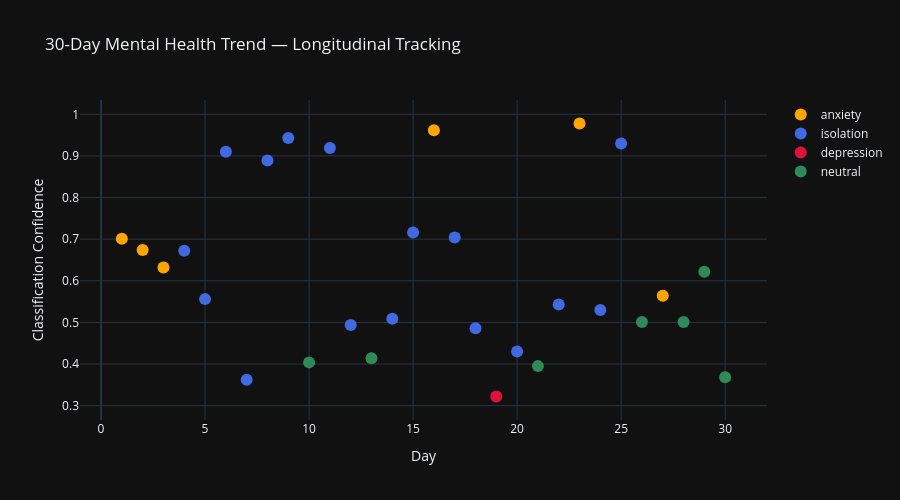

Notebook source saved alongside this figure:
### Code cell
# Cell 5 — Longitudinal Trend Simulation
import datetime

# Simulate a user tracking their mental state over 30 days
np.random.seed(42)
n_days = 30

# Simulate realistic mental health trajectory
# Week 1: high anxiety, Week 2: depression onset, 
# Week 3: isolation, Week 4: gradual recovery
daily_posts = [
    {"day": 1,  "text": "Woke up with that familiar dread again. Heart racing before I even get out of bed.", "true_state": "anxiety"},
    {"day": 2,  "text": "Another panic attack at work. Had to hide in the bathroom for 20 minutes.", "true_state": "anxiety"},
    {"day": 3,  "text": "The worry is exhausting. I just want one day where my mind is quiet.", "true_state": "anxiety"},
    {"day": 4,  "text": "Called in sick. Couldn't face going in today. Just stayed in bed.", "true_state": "depression"},
    {"day": 5,  "text": "Haven't eaten much today. Everything feels pointless and heavy.", "true_state": "depression"},
    {"day": 6,  "text": "Turned down plans with friends again. I don't have the energy to pretend.", "true_state": "isolation"},
    {"day": 7,  "text": "One week of feeling awful. I don't know how much longer I can do this.", "true_state": "depression"},
    {"day": 8,  "text": "My phone hasn't rung in days. I think people have given up on me.", "true_state": "isolation"},
    {"day": 9,  "text": "Sat alone at lunch again. Watched everyone else and felt completely invisible.", "true_state": "isolation"},
    {"day": 10, "text": "I can't concentrate on anything. Simple tasks are taking me hours.", "true_state": "depression"},
    {"day": 11, "text": "Haven't left the apartment since Monday. The walls are closing in.", "true_state": "isolation"},
    {"day": 12, "text": "Cried for no reason again this morning. Or maybe for every reason.", "true_state": "depression"},
    {"day": 13, "text": "Feeling a tiny bit better today. Made myself shower and eat a real meal.", "true_state": "neutral"},
    {"day": 14, "text": "Two weeks of this. I made an appointment with a therapist finally.", "true_state": "neutral"},
    {"day": 15, "text": "First therapy session today. It was hard but I feel slightly less alone.", "true_state": "neutral"},
    {"day": 16, "text": "Still anxious but trying the breathing exercises my therapist suggested.", "true_state": "anxiety"},
    {"day": 17, "text": "Went for a short walk today. First time outside in days. Small win.", "true_state": "neutral"},
    {"day": 18, "text": "Texted an old friend. We're meeting for coffee next week.", "true_state": "neutral"},
    {"day": 19, "text": "Bad day. The dark thoughts came back hard. Struggling to stay present.", "true_state": "depression"},
    {"day": 20, "text": "Called my therapist between sessions. She helped me through the rough patch.", "true_state": "neutral"},
    {"day": 21, "text": "Three weeks in. Recovery isn't linear but I'm still here.", "true_state": "neutral"},
    {"day": 22, "text": "Had coffee with my friend. First real social interaction in weeks.", "true_state": "neutral"},
    {"day": 23, "text": "Anxiety still there but quieter today. Managed to finish a work project.", "true_state": "neutral"},
    {"day": 24, "text": "Cooked dinner for the first time in weeks. Such a small thing but it helped.", "true_state": "neutral"},
    {"day": 25, "text": "Had a setback today. Old isolation feelings crept back. Texted my therapist.", "true_state": "isolation"},
    {"day": 26, "text": "Better today. The setbacks are getting shorter. Progress is real.", "true_state": "neutral"},
    {"day": 27, "text": "Went to a group fitness class. Terrifying but I did it.", "true_state": "neutral"},
    {"day": 28, "text": "Starting to feel like myself again. Still work to do but hopeful.", "true_state": "neutral"},
    {"day": 29, "text": "Grateful for the small moments of peace. They're coming more often now.", "true_state": "neutral"},
    {"day": 30, "text": "One month tracked. Looking back I can see the progress. Therapy works.", "true_state": "neutral"},
]

trend_df = pd.DataFrame(daily_posts)

print("Running longitudinal classification...")
trend_results = []
for _, row in trend_df.iterrows():
    result = classifier(row['text'], candidate_labels)
    trend_results.append({
        'day':       row['day'],
        'text':      row['text'][:50] + '...',
        'predicted': result['labels'][0],
        'confidence':round(result['scores'][0], 3),
        'true_state':row['true_state']
    })
    if row['day'] % 5 == 0:
        print(f"  Day {row['day']} processed...")

trend_results_df = pd.DataFrame(trend_results)

# Encode for plotting
state_colors = {
    'anxiety':    'orange',
    'isolation':  'royalblue',
    'depression': 'crimson',
    'neutral':    'seagreen'
}

fig = go.Figure()
for state, color in state_colors.items():
    mask = trend_results_df['predicted'] == state
    fig.add_trace(go.Scatter(
        x=trend_results_df[mask]['day'],
        y=trend_results_df[mask]['confidence'],
        mode='markers',
        name=state,
        marker=dict(color=color, size=12),
        text=trend_results_df[mask]['text'],
        hovertemplate='Day %{x}<br>Confidence: %{y}<br>%{text}'
    ))

fig.update_layout(
    title='30-Day Mental Health Trend — Longitudinal Tracking',
    xaxis_title='Day',
    yaxis_title='Classification Confidence',
    template='plotly_dark',
    width=900, height=500
)
fig.show()
print("\nLongitudinal tracking complete")

### Figure 1 — Plotly figure (JSON) as saved in the notebook; plotly's stock layout.template omitted (floating-point values rounded to 4 significant figures)
{"data": [{"hovertemplate": "Day %{x}<br>Confidence: %{y}<br>%{text}", "marker": {"color": "orange", "size": 12}, "mode": "markers", "name": "anxiety", "text": ["Woke up with that familiar dread again. Heart raci...", "Another panic attack at work. Had to hide in the b...", "The worry is exhausting. I just want one day where...", "Still anxious but trying the breathing exercises m...", "Anxiety still there but quieter today. Managed to ...", "Went to a group fitness class. Terrifying but I di..."], "type": "scatter", "x": [1, 2, 3, 16, 23, 27], "y": [0.701, 0.674, 0.632, 0.962, 0.978, 0.564]}, {"hovertemplate": "Day %{x}<br>Confidence: %{y}<br>%{text}", "marker": {"color": "royalblue", "size": 12}, "mode": "markers", "name": "isolation", "text": ["Called in sick. Couldn't face going in today. Just...", "Haven't eaten much today. Everything feels pointle...", "Turned down plans with friends again. I don't have...", "One week of feeling awful. I don't know how much l...", "My phone hasn't rung in days. I think people have ...", "Sat alone at lunch again. Watched everyone else an...", "Haven't left the apartment since Monday. The walls...", "Cried for no reason again this morning. Or maybe f...", "Two weeks of this. I made an appointment with a th...", "First therapy session today. It was hard but I fee...", "Went for a short walk today. First time outside in...", "Texted an old friend. We're meeting for coffee nex...", "Called my therapist between sessions. She helped m...", "Had coffee with my friend. First real social inter...", "Cooked dinner for the first time in weeks. Such a ...", "Had a setback today. Old isolation feelings crept ..."], "type": "scatter", "x": [4, 5, 6, 7, 8, 9, 11, 12, 14, 15, 17, 18, 20, 22, 24, 25], "y": [0.672, 0.556, 0.91, 0.362, 0.889, 0.943, 0.919, 0.494, 0.509, 0.716, 0.704, 0.486, 0.43, 0.543, 0.53, 0.93]}, {"hovertemplate": "Day %{x}<br>Confidence: %{y}<br>%{text}", "marker": {"color": "crimson", "size": 12}, "mode": "markers", "name": "depression", "text": ["Bad day. The dark thoughts came back hard. Struggl..."], "type": "scatter", "x": [19], "y": [0.322]}, {"hovertemplate": "Day %{x}<br>Confidence: %{y}<br>%{text}", "marker": {"color": "seagreen", "size": 12}, "mode": "markers", "name": "neutral", "text": ["I can't concentrate on anything. Simple tasks are ...", "Feeling a tiny bit better today. Made myself showe...", "Three weeks in. Recovery isn't linear but I'm stil...", "Better today. The setbacks are getting shorter. Pr...", "Starting to feel like myself again. Still work to ...", "Grateful for the small moments of peace. They're c...", "One month tracked. Looking back I can see the prog..."], "type": "scatter", "x": [10, 13, 21, 26, 28, 29, 30], "y": [0.404, 0.414, 0.395, 0.501, 0.501, 0.622, 0.368]}], "layout": {"height": 500, "title": {"text": "30-Day Mental Health Trend — Longitudinal Tracking"}, "width": 900, "xaxis": {"title": {"text": "Day"}}, "yaxis": {"title": {"text": "Classification Confidence"}}}}
